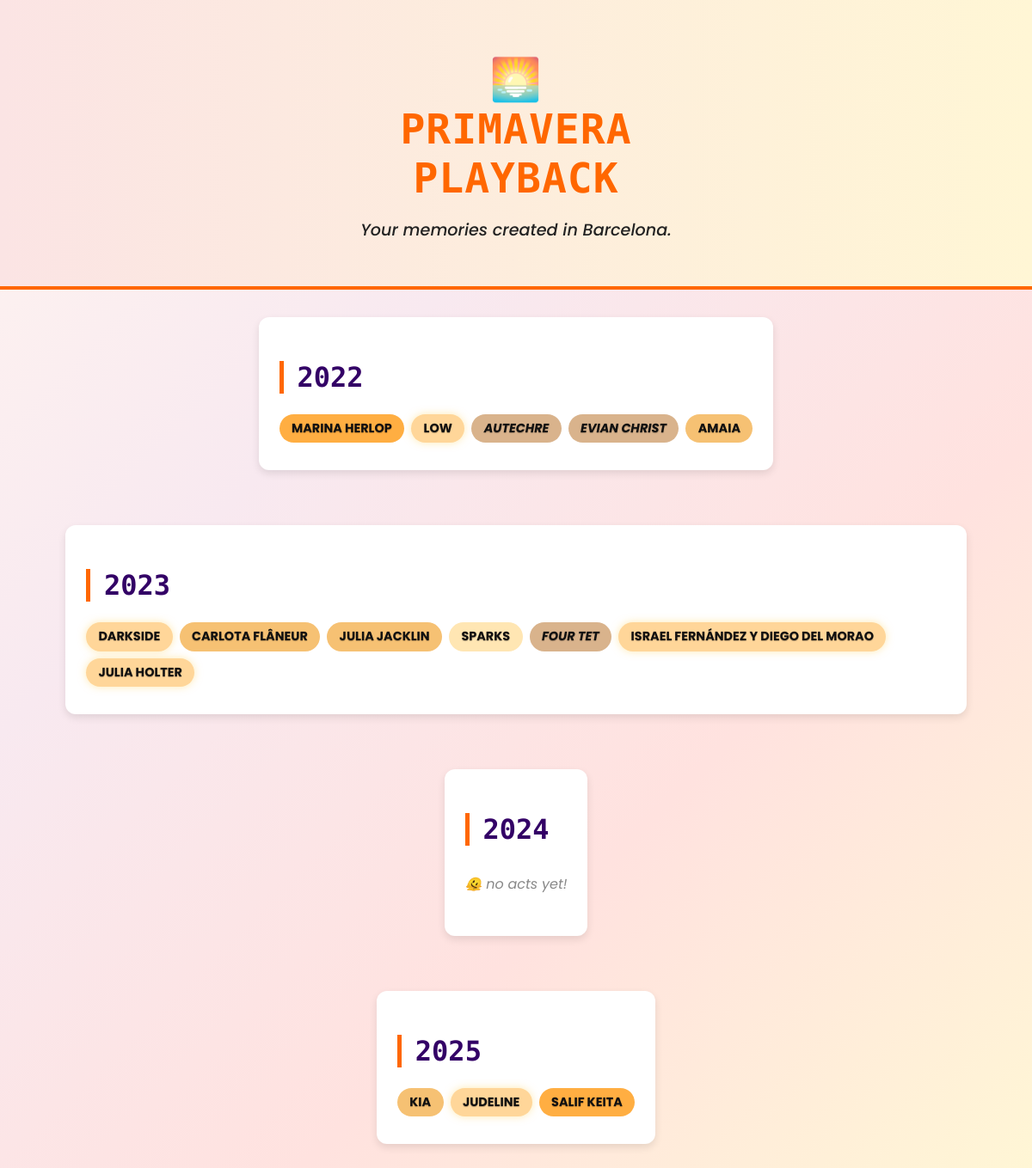
The page / on the database its author committed.
### models.py (models this page shows)
class Performance(db.Model):
    id = db.Column(db.Integer, primary_key=True)
    artist = db.Column(db.String(100), nullable=False)
    stage = db.Column(db.String(100))
    day = db.Column(db.String(20))  # e.g., "Friday"
    year = db.Column(db.Integer, nullable=False)
    experiences = db.relationship('Experience', backref='performance', lazy=True)

### app.py (the view)
        @app.route("/")
        def index():
            years = sorted(set(p.year for p in Performance.query.all()))
            experiences = Experience.query.filter_by(user_id=USER_ID).all()
            watched_by_year = {}
            for exp in experiences:
                if exp.viewing_status in ["watched", "glanced"]:
                    perf = Performance.query.get(exp.performance_id)
                    if perf:
                        watched_by_year.setdefault(perf.year, []).append(perf.artist)
            experience_lookup = {}
            for exp in experiences:
                perf = Performance.query.get(exp.performance_id)
                if perf:
                    experience_lookup[perf.artist] = {
                        "status": exp.viewing_status,
                        "rating": exp.rating
                    }
            return render_template(
                "index.html",
                years=years,
                watched_by_year=watched_by_year,
                experience_lookup=experience_lookup
            )

### templates/index.html (shortened to what this page needs)
<!DOCTYPE html>
<html lang="en">
<head>
    <link rel="stylesheet" href="{{ url_for('static', filename='style.css') }}">
</head>
<body class="home-theme">
    <div class="home-hero">
        <h1 class="site-title">🌅<br>Primavera<br>Playback</h1>
        <p class="tagline">Your memories created in Barcelona.</p>
    </div>
    <div class="year-grid">
        {% for year in years %}
        <section class="year-burst">
            <h2 class="year-label"><a href="{{ url_for('lineup', year=year) }}">{{ year }}</a></h2>
            <div class="bubble-wrap burst-layout">
                {% if year in watched_by_year %}
                    {% for artist in watched_by_year[year] %}
                        {% set bubble_class = 'bubble' %}
                        {% set exp = experience_lookup.get(artist, {}) %}
                        {% if exp.rating == 'good' %}
                            {% set bubble_class = bubble_class + ' bubble-good' %}
                        {% elif exp.rating == 'okay' %}
                            {% set bubble_class = bubble_class + ' bubble-okay' %}
                        {% elif exp.rating == 'bad' %}
                            {% set bubble_class = bubble_class + ' bubble-bad' %}
                        {% elif exp.status == 'glanced' %}
                            {% set bubble_class = bubble_class + ' glance' %}
                        {% elif exp.status == 'watched' %}
                            {% set bubble_class = bubble_class + ' bright' %}
                        {% endif %}
                        <a href="{{ url_for('lineup', year=year) }}#{{ artist | replace(' ', '_') }}" class="{{ bubble_class }}">
                            {{ artist }}
                        </a>
                    {% endfor %}
                {% else %}
                    <p class="empty">🫠 no acts yet!</p>
                {% endif %}
            </div>
        </section>
        {% endfor %}
    </div>
</body>
</html>

### static/style.css (style rules this page uses)
body { font-family: 'Poppins', 'Segoe UI', Tahoma, Geneva, Verdana, sans-serif; margin: 0; padding: 0; background: linear-gradient(135deg, #fff5f0, #f8e9f0, #ffe2df, #fff6d5); color: #222; }
.bubble-wrap { display: flex; flex-wrap: wrap; gap: 0.5rem; justify-content: center; padding: 1rem 0; }
.bubble { background-color: #ff6700; color: white; padding: 0.4rem 0.8rem; border-radius: 50px; font-size: 0.9rem; font-weight: bold; text-decoration: none; transition: all 0.3s ease; text-transform: uppercase; font-family: 'Poppins', sans-serif; text-shadow: 0 1px 1px rgba(0,0,0,0.3); }
.bubble-good { background-color: #ffd699; color: #111; }
.bubble-okay { background-color: #ffe6b3; color: #111; }
.bubble-bad { background-color: #d9b38c; color: #111; }
.empty { text-align: center; color: #aaa; font-style: italic; }
.bright { background-color: #d0ffdc; color: #111; }
.home-hero { text-align: center; padding: 4rem 1rem 2rem; background: linear-gradient(to right, #fbe4e4, #fff6d5); border-bottom: 4px solid #ff6700; animation: fadeInUp 0.6s ease; }
.site-title { font-family: 'Rubik Mono One', sans-serif; font-size: 3rem; line-height: 1.2; color: #ff6700; text-transform: uppercase; letter-spacing: 1px; margin: 0 auto; }
.tagline { font-size: 1.1rem; font-style: italic; margin-top: 1rem; color: #444; }
.year-grid { display: flex; flex-direction: column; gap: 4rem; padding: 2rem; }
.year-burst { background: white; border-radius: 12px; padding: 1.5rem; box-shadow: 0 4px 10px rgba(0, 0, 0, 0.1); animation: fadeInUp 0.6s ease; max-width: 1000px; margin: 0 auto; }
.year-label { font-family: 'Rubik Mono One', sans-serif; font-size: 2rem; margin-bottom: 1rem; text-align: left; border-left: 5px solid #ff6700; padding-left: 1rem; display: flex; justify-content: space-between; align-items: center; }
.year-label a { color: #330066; text-decoration: none; transition: color 0.2s ease; }
.burst-layout { display: flex; flex-wrap: wrap; gap: 0.5rem; justify-content: flex-start; padding: 0.5rem 0; }
.bubble { background-color: #ff6700; color: white; padding: 0.4rem 0.9rem; border-radius: 50px; font-size: 0.9rem; font-weight: bold; text-decoration: none; transition: all 0.3s ease; text-transform: uppercase; font-family: 'Poppins', sans-serif; text-shadow: 0 1px 1px rgba(0,0,0,0.3); display: inline-block; }
.bubble-good { background-color: #ffd699; color: #111; box-shadow: 0 0 10px rgba(255, 214, 102, 0.5); }
.bubble-bad { background-color: #d9b38c; color: #111; font-style: italic; }
.empty { text-align: center; color: #888; font-style: italic; font-size: 1rem; margin-top: 0.5rem; }
.bright { background-color: #ffae42; color: #111; }
.glance { background-color: #f6c173; color: #111; }
.home-hero .tagline { font-size: 1.2rem; font-weight: 500; margin-top: 1rem; color: #222; font-style: italic; text-align: center; }

### rows shown on the page
Performance: year "2022"
Performance: artist "MARINA HERLOP"
Performance: artist "LOW"
Performance: artist "AUTECHRE"
Performance: artist "EVIAN CHRIST"
Performance: artist "AMAIA"
Performance: year "2023"
Performance: artist "DARKSIDE"
Performance: artist "CARLOTA FLÂNEUR"
Performance: artist "JULIA JACKLIN"
Performance: artist "SPARKS"
Performance: artist "FOUR TET"
Performance: artist "ISRAEL FERNÁNDEZ Y DIEGO DEL MORAO"
Performance: artist "JULIA HOLTER"
Performance: year "2024", shows "🫠 no acts yet!"
Performance: year "2025"
Performance: artist "KIA"
Performance: artist "JUDELINE"
Performance: artist "SALIF KEITA"
